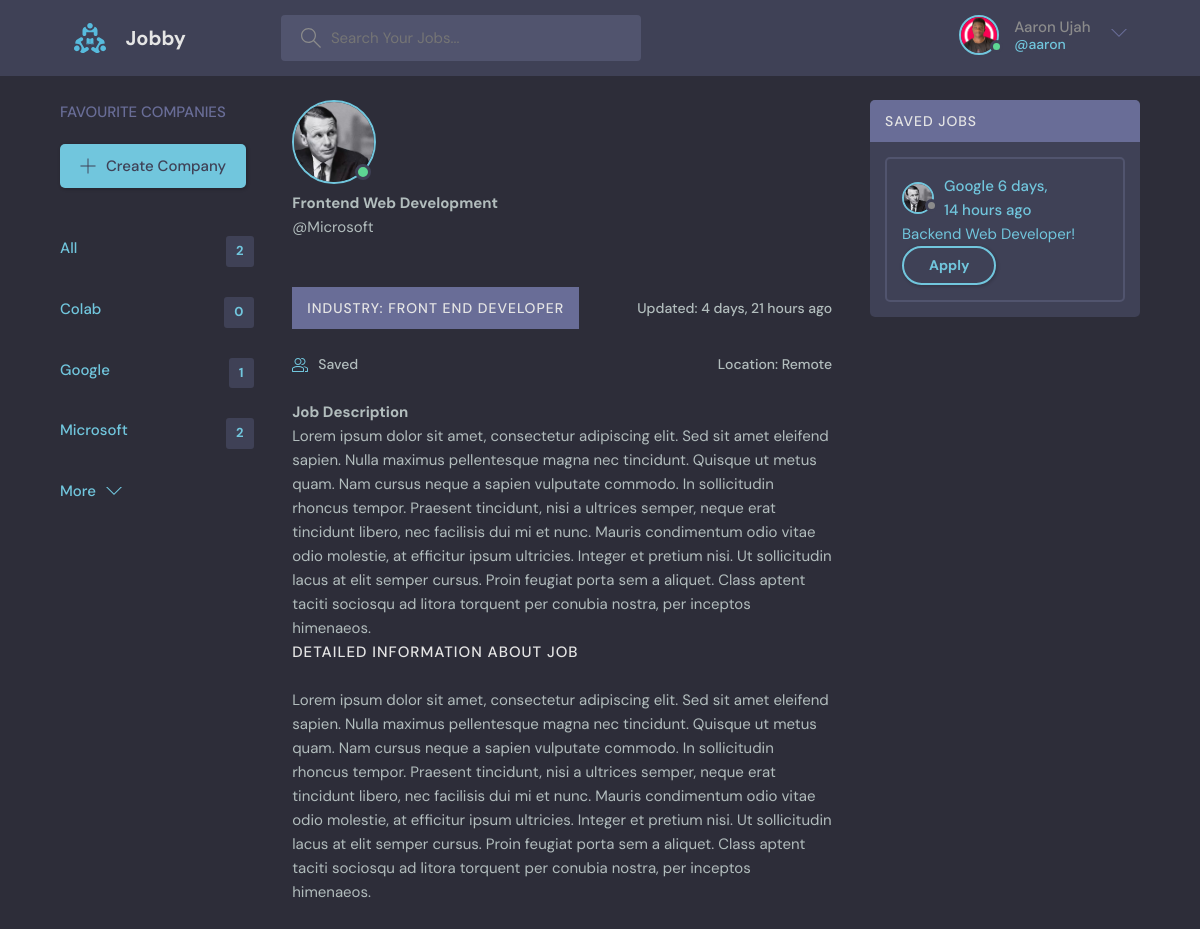
The page /job/2 (signed in) on the database as committed earlier.
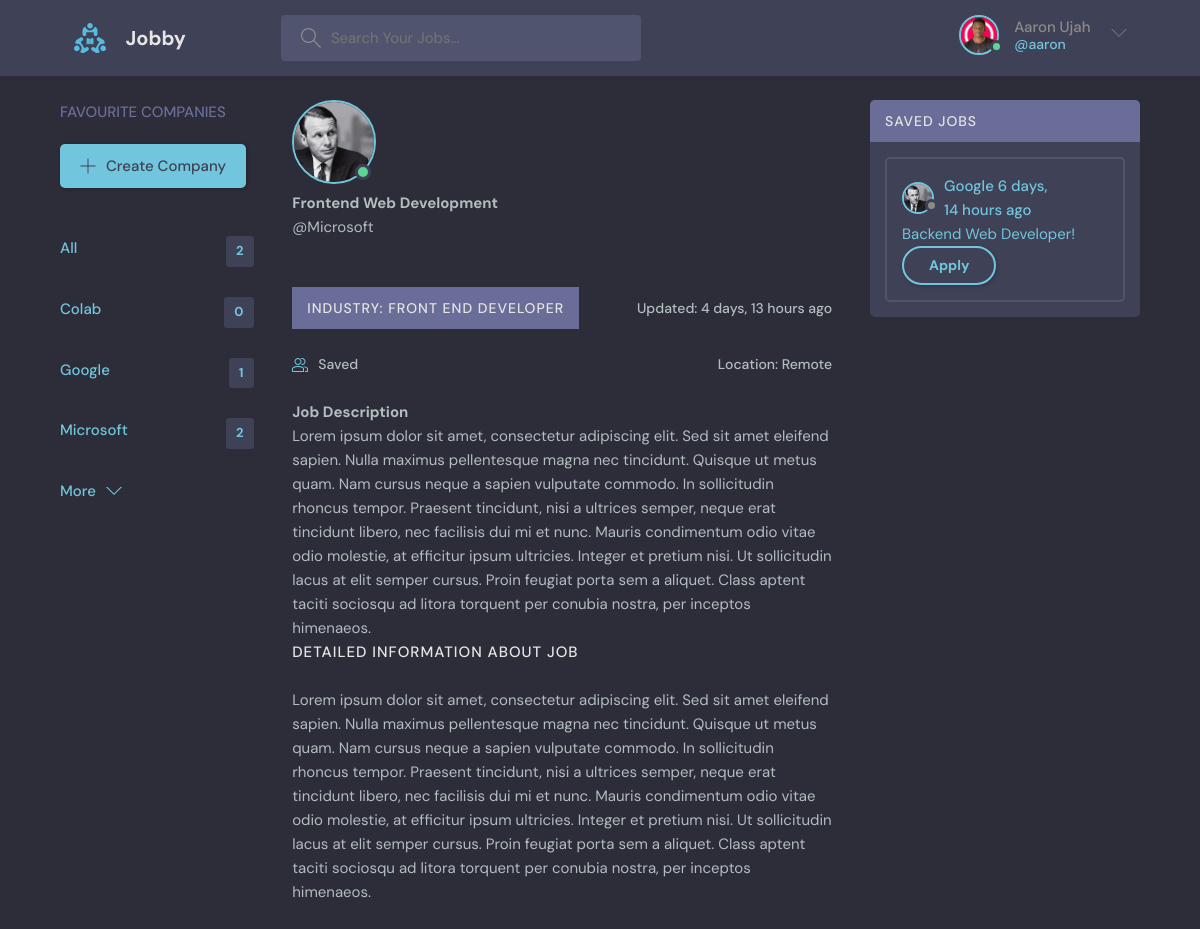
The same page on the database as committed later.
### myjob/models.py (models this page shows, shortened)
class Job(models.Model):
    client = models.ForeignKey(User, on_delete=models.CASCADE)
    industry = models.CharField(max_length=200, null=True)
    company = models.ForeignKey(Company, on_delete=models.CASCADE)
    name = models.CharField(max_length=200)
    description = models.TextField(null=True, blank=True)
    information = models.TextField()
    location = models.CharField(max_length=200)
    link = models.URLField(max_length=200, null=True)
    saved = models.BooleanField(default=False)
    updated = models.DateTimeField(auto_now=True)
    created = models.DateTimeField(auto_now_add=True)
    deleted = models.BooleanField(default=False)
    class Meta:
        ordering = ['-updated', '-created']

class Company(models.Model):
    user = models.ForeignKey(User, on_delete=models.CASCADE, null=True)
    name = models.CharField(max_length=200)
    website = models.URLField(max_length=200)
    logo = models.ImageField(null=True, default="avatar.svg", blank=True)
    updated = models.DateTimeField(auto_now=True)
    created = models.DateTimeField(auto_now_add=True)
    class Meta:
        ordering = ['-updated', '-created']

### myjob/views.py (the view)
# urls.py: path('job/<str:pk>', views.job, name='job'),
@login_required(login_url='login')
def job(request, pk):
    user = User.objects.get(id=request.user.id)
    job = Job.objects.get(id=pk)
    jobs = Job.objects.filter(client=user)
    saves = Job.objects.filter(saved=True, client=user)
    companies = Company.objects.filter(user=user)
    context = {'job': job, 'jobs': jobs, 'saves': saves, 'companies': companies }
    return render(request, 'myjob/job.html', context)

### myjob/templates/myjob/job.html (shortened to what this page needs)
{% extends 'main.html' %}
{% block content %}
  <main class="profile-page layout layout--3">
    <div class="container">
      {% include 'myjob/companies_component.html' %}
      <div class="roomList">
        <div class="profile">
          <div class="profile__avatar">
            <div class="avatar avatar--large active">
              <img src="{{job.company.logo.url}}" />
            </div>
          </div>
          <div class="profile__info">
            <h3>{{job.name}}</h3>
            <p>@{{job.company.name}}</p>
          </div>
          <br>
          <br>
          <div class="roomListRoom__header">
            <a href="{% url 'home' %}?q={{job.industry}}" class="roomListRoom__author">
                <span class="activities__header"><h2>Industry: {{job.industry}}</h2></span>
            </a>
            <div class="roomListRoom__actions">
                <span >Updated: {{job.updated|timesince}} ago</span>
            </div>
          </div>
          <br>
          <div class="roomListRoom__header">
            <a href="" data-job= {{job.id}} data-action='add' class="roomListRoom__joined saved-update">
               Saved
            </a>
            <div class="roomListRoom__actions">
                <span>Location: {{job.location}}</span>
            </div>
          </div>
          <br>
          <div class="profile__about">
            <h3>Job Description</h3>
            <p>
              {{job.description}}
            </p>
          </div>
        </div>
        <div class="roomList__header">
          <div>
            <h2>Detailed Information About Job</h2>
          </div>
        </div>
        {{job.information|safe}}
      </div>
      {% include 'myjob/saved_component.html' %}
    </div>
  </main>
{% endblock content %}

Rows that differ between the two databases and show on the page:
changed Job "Frontend Web Development": updated "4 days, 21 hours" → "4 days, 13 hours"
